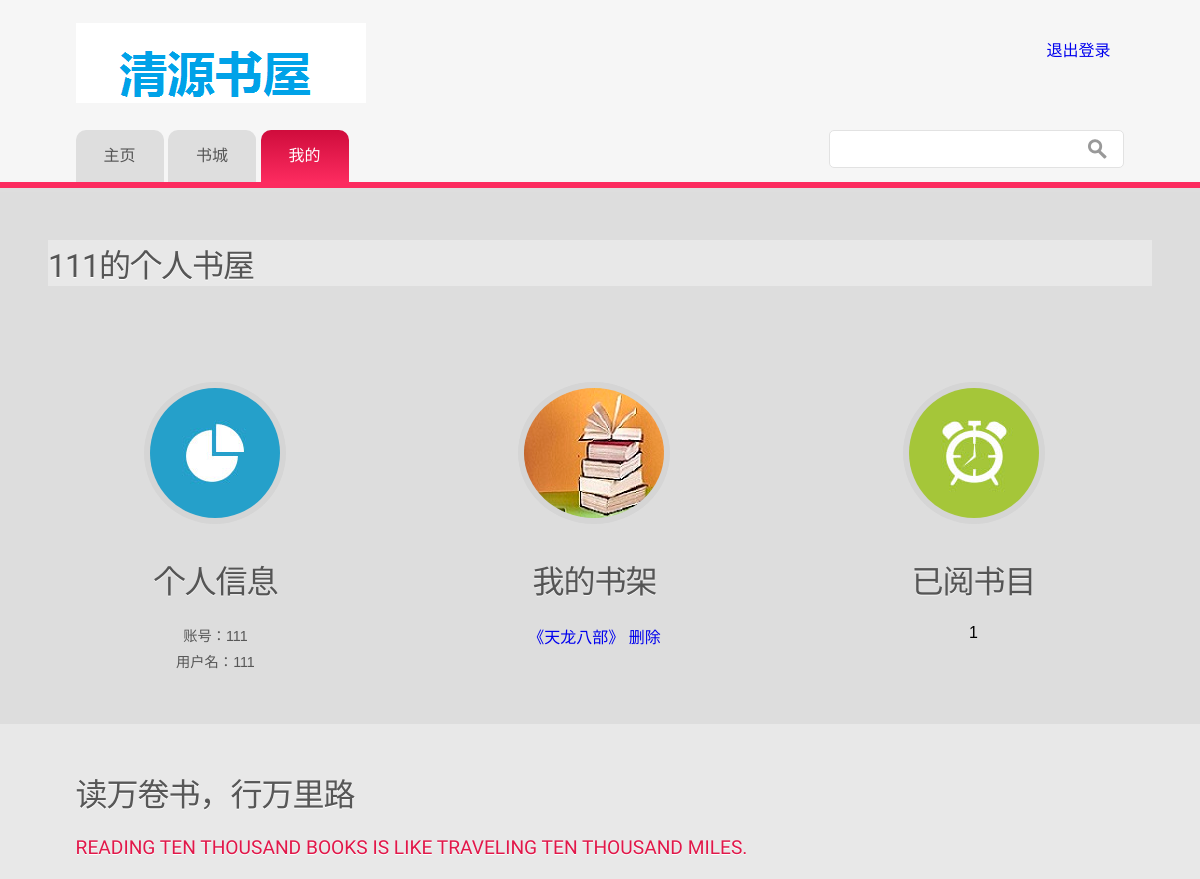
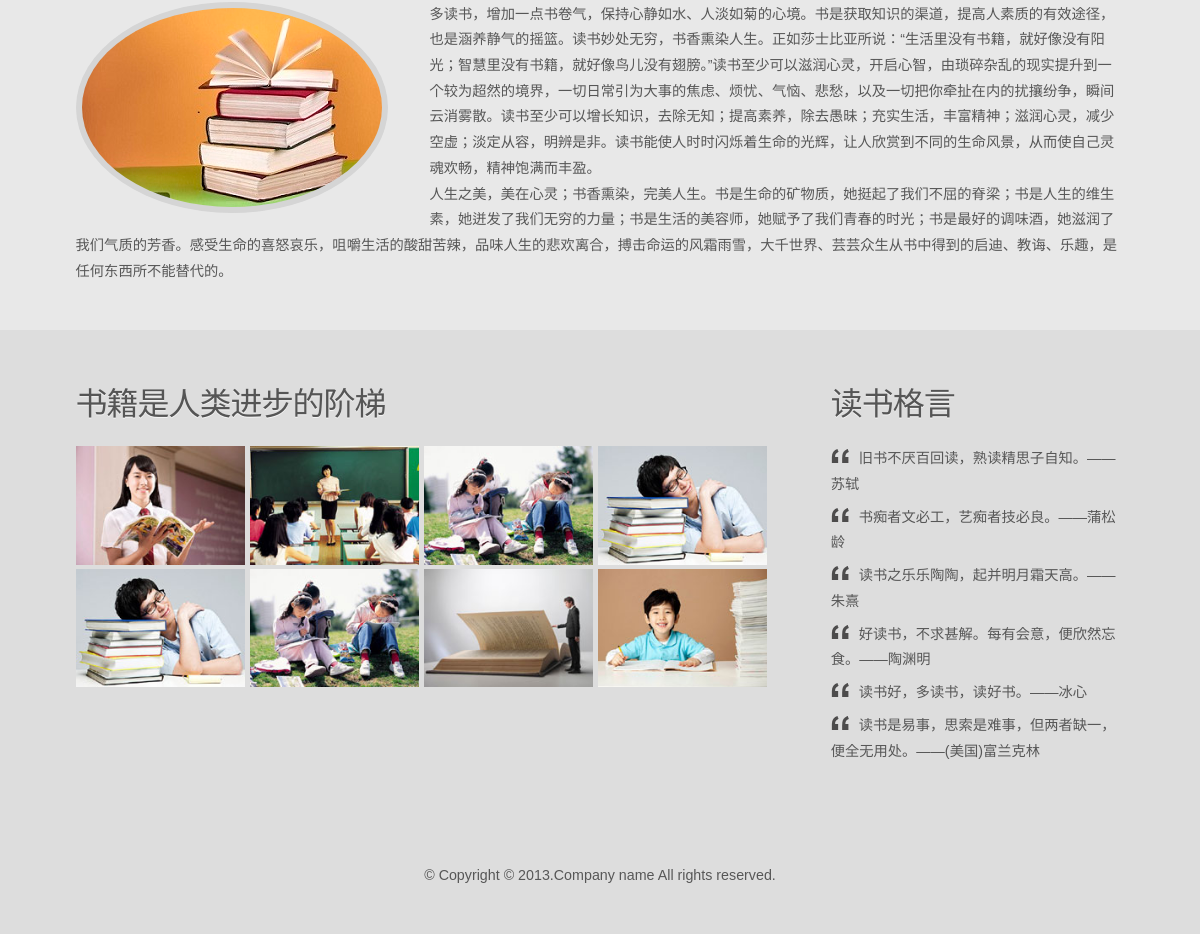
The app's page /reader.php (signed in) with its own data (2 pictures, top to bottom).
### tables this page shows
CREATE TABLE IF NOT EXISTS `user` (
  `number` varchar(50) NOT NULL,
  `name` varchar(50) DEFAULT NULL,
  `password` varchar(50) DEFAULT NULL,
  `hisnum` int(11) DEFAULT NULL,
  PRIMARY KEY (`number`)
);

CREATE TABLE IF NOT EXISTS `usbk` (
  `unumber` varchar(50) DEFAULT NULL,
  `bnumber` varchar(50) DEFAULT NULL
);

CREATE TABLE IF NOT EXISTS `book` (
  `number` varchar(50) DEFAULT NULL,
  `name` varchar(50) DEFAULT NULL,
  `type` varchar(50) DEFAULT NULL,
  `writer` varchar(50) DEFAULT NULL,
  `time` int(11) DEFAULT NULL,
  `text` text
);

### reader.php (the view, shortened to what this page needs)
<!DOCTYPE HTML>
<html>
<head>
<link href="css/style.css" rel="stylesheet" type="text/css" media="all" />
</head>
<body>
<div class="btm_border">
<div class="h_bg">
<div class="wrap">
	<div class="header">
		<div class="logo">
			<h1><a href="index.html"><img src="images/logo.png" alt=""></a></h1>
		</div>
		<div class="social-icons">
			<ul>
                <a href='logout.php'> 退出登录</a>
		   </ul>
		</div>
	</div>
	<div class='h_btm'>
		<div class='cssmenu'>
			<ul>
			    <li><a href='index.php'><span>主页</span></a></li>
                <li><a href='bookcity.php'><span>书城</span></a></li>
			    <li  class='active'><a href='reader.php'><span>我的</span></a></li>
			 </ul>
	</div>
	<div class="search">
        <form>
            <input type="text" name="keys" value="">
            <input type="submit" name="subs" value="">
        </form>
    </div>
</div>
</div>
</div>
</div>
<?php
    include ("conn.php");
    if(!empty($_SESSION['uid']))
    {
        $sql="select * from user where number='".$_SESSION['uid']."'";
        $result=$db->query($sql);
        $rs=$result->fetch_array();
    }
    else
        echo "<script>location.href='sign_in.php'</script>";
?>
<div class="main_btm">
<div class="main">
    <div class="main_bg">
    <div class="services-header">
        <h3><?php  echo $rs[name]?>的个人书屋</h3>
    </div>
</div>
</div>
<div class="grids_1_of_3">
    <div class="grid_1_of_3 images_1_of_3">
        <img src="images/icon1.jpg">
        <h3>个人信息</h3>
        <p>账号：<?php  echo $rs[number]?></p>
        <p>用户名：<?php  echo $rs[name]?></p>
    </div>
    <div class="grid_1_of_3 images_1_of_3">
        <img src="images/icon4.jpg">
        <h3>我的书架</h3>
        <?php
        include "conn.php";
        $sql_ub="select * from usbk where unumber=$rs[number] ";
        $result_ub=$db->query($sql_ub);
        while($rs_ub=$result_ub->fetch_array()){
                $sql_b="select *from book where number=$rs_ub[bnumber]";
                $result_b=$db->query($sql_b);
                $rs_b=$result_b->fetch_array();
            ?>
            <h1><a href="book.php?id=<?php echo $rs_b['number']?>"><?php echo "《".$rs_b['name']."》"?></a>    <a href="delete.php?id=<?php echo $rs_b['number']?>">删除</a></h1>
            <?php
        }
        ?>
    </div>
    <div class="grid_1_of_3 images_1_of_3">
        <img src="images/icon3.jpg">
        <h3>已阅书目</h3>
        <?php echo "$rs[hisnum]"; ?>
    </div>
</div>
</div>
<div class="main_bg">
    <div class="wrap">
        <div class="main">
            <div class="content">
                <h2>读万卷书，行万里路</h2>
                <h3>Reading ten thousand books is like traveling ten thousand miles.</h3>
                <p><a href="#"><img src="images/pic11.jpg"></a>     多读书，增加一点书卷气，保持心静如水、人淡如菊的心境。书是获取知识的渠道，提高人素质的有效途径，也是涵养静气的摇篮。读书妙处无穷，书香熏染人生。正如莎士比亚所说：“生活里没有书籍，就好像没有阳光；智慧里没有书籍，就好像鸟儿没有翅膀。”读书至少可以滋润心灵，开启心智，由琐碎杂乱的现实提升到一个较为超然的境界，一切日常引为大事的焦虑、烦忧、气恼、悲愁，以及一切把你牵扯在内的扰攘纷争，瞬间云消雾散。读书至少可以增长知识，去除无知；提高素养，除去愚昧；充实生活，丰富精神；滋润心灵，减少空虚；淡定从容，明辨是非。读书能使人时时闪烁着生命的光辉，让人欣赏到不同的生命风景，从而使自己灵魂欢畅，精神饱满而丰盈。<br>   人生之美，美在心灵；书香熏染，完美人生。书是生命的矿物质，她挺起了我们不屈的脊梁；书是人生的维生素，她迸发了我们无穷的力量；书是生活的美容师，她赋予了我们青春的时光；书是最好的调味酒，她滋润了我们气质的芳香。感受生命的喜怒哀乐，咀嚼生活的酸甜苦辣，品味人生的悲欢离合，搏击命运的风霜雨雪，大千世界、芸芸众生从书中得到的启迪、教诲、乐趣，是任何东西所不能替代的。</p>
            </div>
        </div>
    </div>
    <div class="main_btm">
        <div class="wrap">
            <div class="main">
                <div class="gallery">
                    <h3>书籍是人类进步的阶梯</h3>
                    <ul>
                        <li><a href="images/gallery1.jpg"><img src="images/gallery1.jpg" alt=""></a><a href="#"></a></li>
                        <li><a href="images/gallery2.jpg"><img src="images/gallery2.jpg" alt=""></a><a href="#"></a></li>
                        <li><a href="images/gallery3.jpg"><img src="images/gallery3.jpg" alt=""></a><a href="#"></a></li>
                        <li><a href="images/gallery4.jpg"><img src="images/gallery4.jpg" alt=""></a><a href="#"></a></li>
                        <li><a href="images/gallery4.jpg"><img src="images/gallery4.jpg" alt=""></a><a href="#"></a></li>
                        <li><a href="images/gallery3.jpg"><img src="images/gallery3.jpg" alt=""></a><a href="#"></a></li>
                        <li><a href="images/gallery5.jpg"><img src="images/gallery5.jpg" alt=""></a><a href="#"></a></li>
                        <li><a href="images/gallery6.jpg"><img src="images/gallery6.jpg" alt=""></a><a href="#"></a></li>
                    </ul>
                </div>
                <link rel="stylesheet" type="text/css" href="css/lightbox.css" media="screen">
                <div class="terminals">
                    <h3>读书格言</h3>
                    <p>旧书不厌百回读，熟读精思子自知。——苏轼</p>
                    <p>书痴者文必工，艺痴者技必良。——蒲松龄</p>
                    <p>读书之乐乐陶陶，起并明月霜天高。——朱熹</p>
                    <p>好读书，不求甚解。每有会意，便欣然忘食。——陶渊明</p>
                    <p>读书好，多读书，读好书。——冰心</p>
                    <p>读书是易事，思索是难事，但两者缺一，便全无用处。——(美国)富兰克林</p>
                </div>
            </div>
        </div>
    </div>
<div class="ftr-bg">
	<div class="wrap">
		<div class="footer">
			<div class="copy">
				<p class="w3-link">&copy; Copyright &copy; 2013.Company name All rights reserved.</p>
			</div>
		</div>
	</div>
</div>
</body>
</html>

### records on screen
user: name "111", number "111", hisnum "1"
usbk: book.name "天龙八部"
